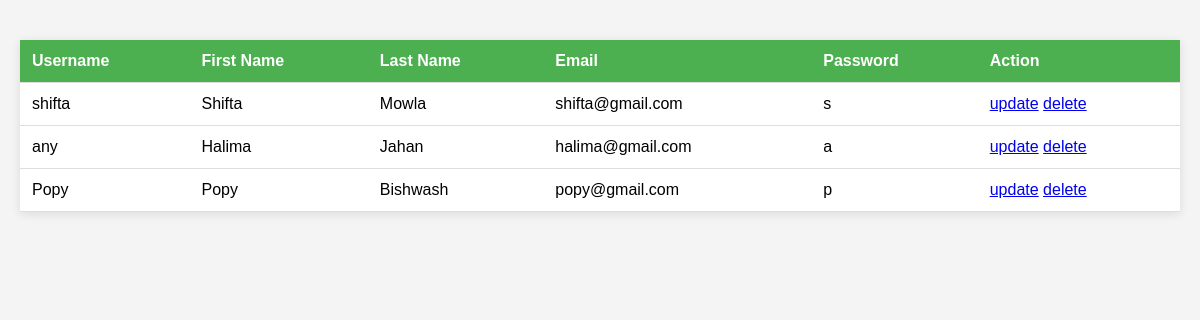
Page /userview/ on the committed database.
### myapp/models.py (models this page shows, shortened)
class customModel(models.Model):
    username=models.CharField(max_length=100)
    first_name=models.CharField(max_length=100)
    last_name=models.CharField(max_length=100)
    email=models.EmailField()
    password=models.CharField(max_length=100)

### myapp/views.py (the view)
# urls.py: path('userview/', userview,name='userview'),
def userview(req):
    form=customModel.objects.all()
    return render(req, 'view.html',{'form':form})

### myapp/templates/view.html (shortened to what this page needs)
<!DOCTYPE html>
<html lang="en">
<head>
</head>
<body>
    <table>
        <tr>
            <th>Username</th>
            <th>First Name</th>
            <th>Last Name</th>
            <th>Email</th>
            <th>Password</th>
            <th>Action</th>
        </tr>
        {% for i in form %}
        <tr>
            <td>{{i.username}}</td>
            <td>{{i.first_name}}</td>
            <td>{{i.last_name}}</td>
            <td>{{i.email}}</td>
            <td>{{i.password}}</td>
            <td>
                <a href="{% url 'update' i.id %}">update</a>
                <a href="{% url 'delete' i.id %}">delete</a>
            </td>
        </tr>
        {% endfor %}
    </table>
</body>
</html>

### myapp/templates/view.html (style rules this page uses)
body { font-family: Arial, sans-serif; background-color: #f4f4f4; margin: 0; padding: 20px; }
table { width: 100%; border-collapse: collapse; margin: 20px 0; background-color: #fff; box-shadow: 0 2px 10px rgba(0, 0, 0, 0.1); }
th, td { padding: 12px; text-align: left; border-bottom: 1px solid #ddd; }
th { background-color: #4CAF50; color: white; }

### rows in the picture
customModel: username "shifta", first_name "Shifta", last_name "Mowla", email "shifta@gmail.com", password "s"
customModel: username "any", first_name "Halima", last_name "Jahan", email "halima@gmail.com", password "a"
customModel: username "Popy", first_name "Popy", last_name "Bishwash", email "popy@gmail.com", password "p"
